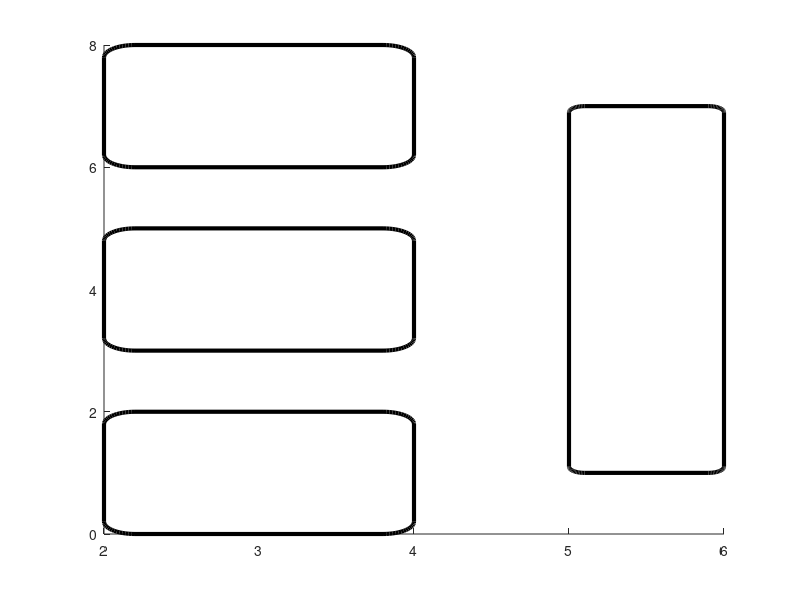

This figure's MATLAB source:
function drawObstacles()
    % Obstacles
    obs1 = [2,0,2,2];
    obs2 = [2,3,2,2];
    obs3 = [2,6,2,2];
    obs4 = [5,1,1,6];
    
    rectangle('Position', obs1, 'FaceColor', [1 1 1], 'EdgeColor','k', 'LineWidth', 3, 'Curvature',0.2)
    rectangle('Position', obs2, 'FaceColor', [1 1 1], 'EdgeColor','k', 'LineWidth', 3, 'Curvature',0.2)
    rectangle('Position', obs3, 'FaceColor', [1 1 1], 'EdgeColor','k', 'LineWidth', 3, 'Curvature',0.2)
    rectangle('Position', obs4, 'FaceColor', [1 1 1], 'EdgeColor','k', 'LineWidth', 3, 'Curvature',0.2)
end